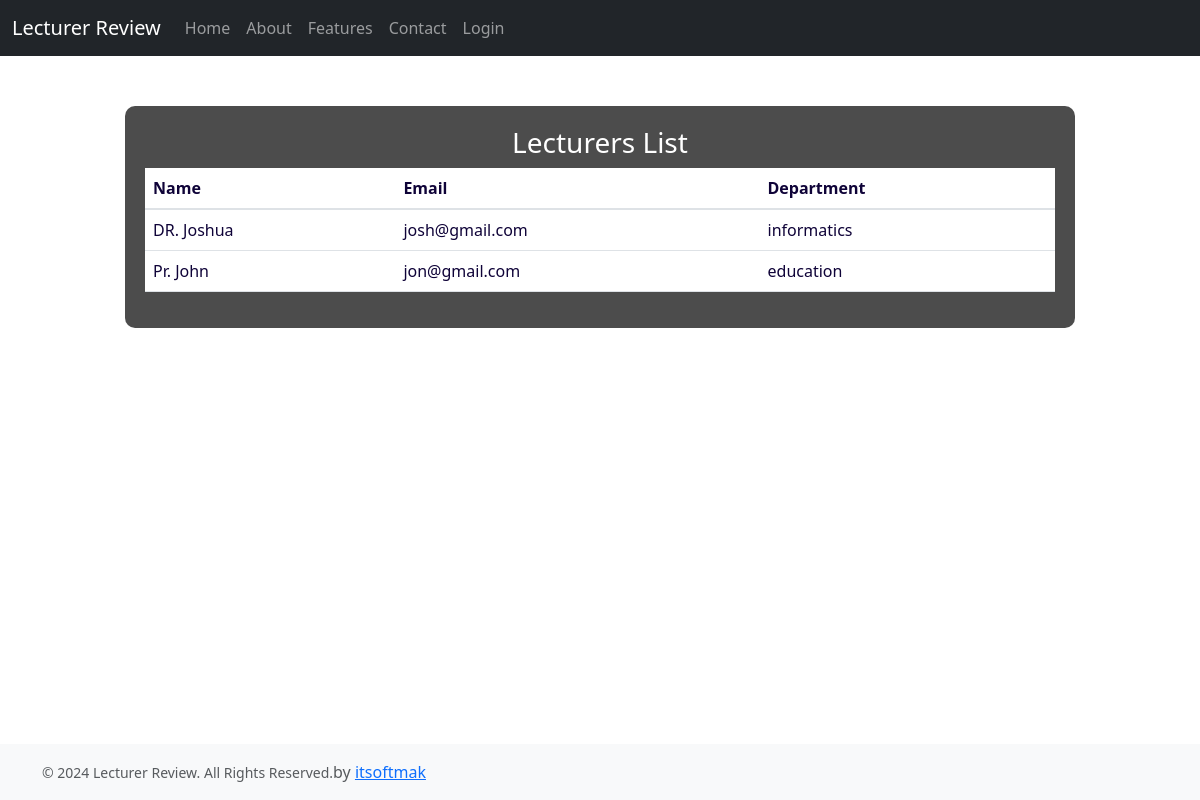
Before: /lecturer_list with the older database file.
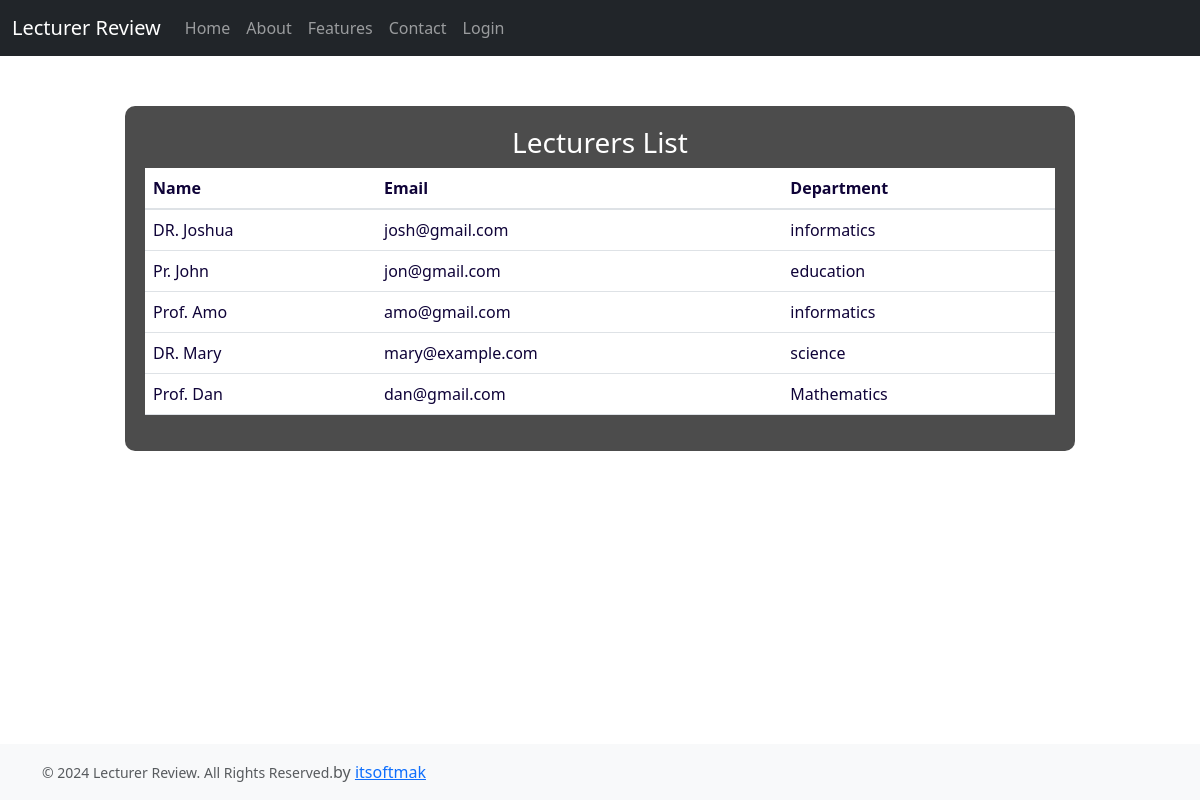
After: the same page with the newer database file.
### students/models.py (models this page shows, shortened)
class Lecturer(models.Model):
    name = models.CharField(max_length=100)
    email = models.EmailField()
    department = models.CharField(max_length=100)

### students/views.py (the view)
# urls.py: path("lecturer_list", lecturer_list, name="lecturer_list"),
def lecturer_list(request):
    lecturers = Lecturer.objects.all()
    context = {
        'lecturers': lecturers
    }
    return render(request, 'lecturer_list.html', context)

### students/context_processors.py (called while the page is built)
def lecturers(request):
    return {'lecturers': Lecturer.objects.all()}

### students/templates/lecturer_list.html (shortened to what this page needs)
{% extends 'base.html' %}
{% block main %}
<div class="container">
  <div class="row justify-content-center">
    <div class="col-md-10 content">
      <h3 class="text-center">Lecturers List</h3>
      <table class="table table-hover">
        <thead>
          <tr>
            <th scope="col">Name</th>
            <th scope="col">Email</th>
            <th scope="col">Department</th>
          </tr>
        </thead>
        <tbody>
          {% for lecturer in lecturers %}
          <tr>
            <td>{{ lecturer.name }}</td>
            <td>{{ lecturer.email }}</td>
            <td>{{ lecturer.department }}</td>
          </tr>
          {% endfor %}
        </tbody>
      </table>
    </div>
  </div>
</div>
{% endblock %}

Changed rows visible on the page:
added Lecturer: name "Prof. Amo", email "amo@gmail.com", department "informatics"
added Lecturer: name "DR. Mary", email "mary@example.com", department "science"
added Lecturer: name "Prof. Dan", email "dan@gmail.com", department "Mathematics"
